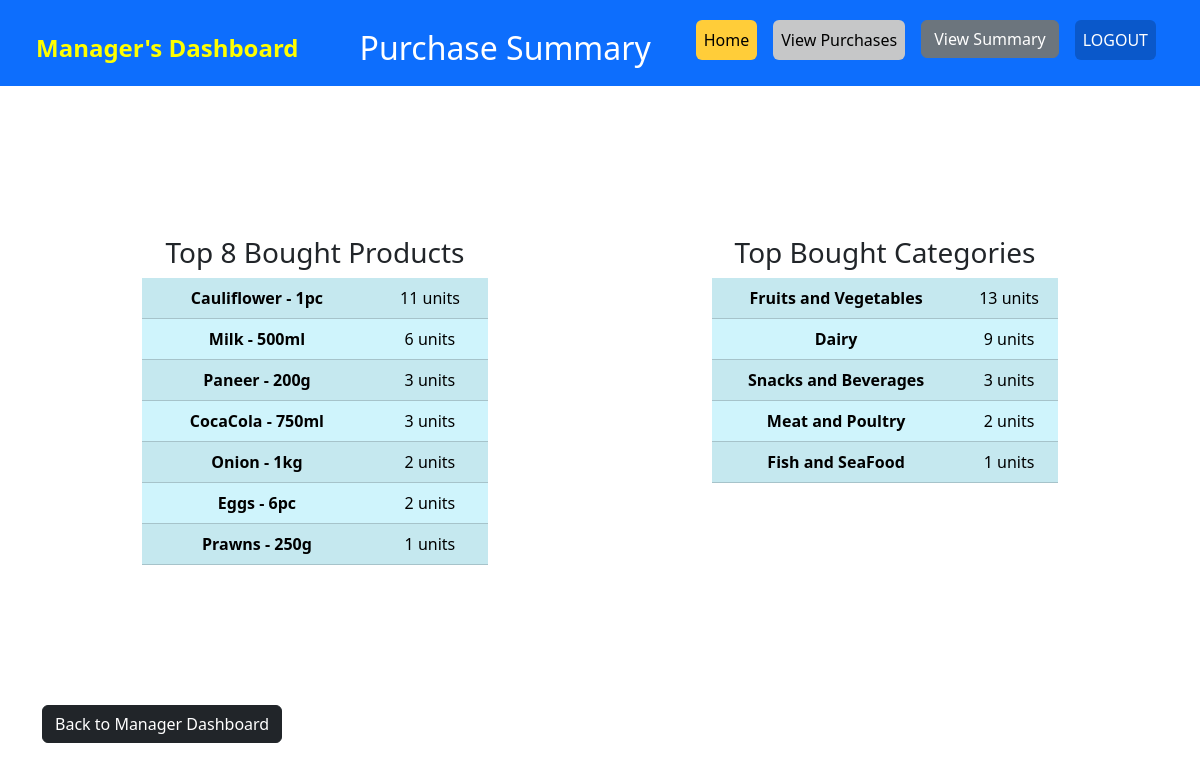
/manager/summary/5 (signed in), run on the app's committed database.
### main.py (models this page shows)
class PurchaseBill(db.Model):
    __tablename__='purchase_bill'
    sl_no = db.Column(db.Integer, primary_key=True, autoincrement=True, unique=True, nullable=False)
    bill_id = db.Column(db.Integer, db.ForeignKey("purchase_total.bill_id"), nullable=False)
    category_id = db.Column(db.Integer, db.ForeignKey("items.category_id"), nullable=False)
    item_name = db.Column(db.String, db.ForeignKey("cart.item_name"), nullable=False)
    price = db.Column(db.Integer, db.ForeignKey("cart.price"), nullable=False)
    quantity = db.Column(db.Integer, db.ForeignKey("cart.quantity"), nullable=False)
    total_price = db.Column(db.Integer, db.ForeignKey("cart.total_price"), nullable=False)

class Category(db.Model):
    __tablename__ = 'category'
    category_id = db.Column(db.Integer, primary_key=True, autoincrement=True, nullable=False, unique=True)
    category_name = db.Column(db.String(40), nullable=False, unique=True)

### main.py (the view)
@app.route('/manager/summary/<int:managerid>')
@login_required
def summary(managerid):
    if current_user.id != managerid:
        return redirect(url_for('manager'))
    top_products = get_top_products(8)
    top_categories = get_top_categories()
    return render_template('summary.html', managerid=managerid, top_products=top_products, top_categories=top_categories)

### main.py (called while the page is built)
@login_manager.user_loader
def load_user(user_id):
    return User.query.get(int(user_id))

def get_top_products(limit):
    top_products = db.session.query(PurchaseBill.item_name, db.func.sum(PurchaseBill.quantity).label('total_quantity')).\
        group_by(PurchaseBill.item_name).\
        order_by(db.desc('total_quantity')).\
        limit(limit).all()
    return top_products

def get_top_categories():
    top_categories = db.session.query(Category.category_name, db.func.sum(PurchaseBill.quantity).label('total_quantity')).\
        join(Items, Items.category_id == Category.category_id).\
        join(PurchaseBill, PurchaseBill.item_name == Items.item_name).\
        group_by(Category.category_name).\
        order_by(db.desc('total_quantity')).all()
    return top_categories

### templates/summary.html (shortened to what this page needs)
<!DOCTYPE html>
<html lang="en">
<head>
    <link rel="stylesheet" href="https://cdn.jsdelivr.net/npm/bootstrap@5.3.1/dist/css/bootstrap.min.css">
</head>
<body>
<nav class="navbar navbar-expand-lg navbar-dark bg-primary" style="padding: 20px 0px 10px;">
    <div class="container-fluid">
        <a class="navbar-brand" href="#" style="font-size: 24px; color:yellow; padding-left: 24px;"><b>Manager's Dashboard</b></a>
        <div class="collapse navbar-collapse" id="navbarNav">
            <h2 class="d-flex mx-auto my-2 my-lg-0" align="center" style="color: white;">Purchase Summary</h2>
            <ul class="navbar-nav ml-auto">
                <li class="nav-item">
                    <a class="btn btn-warning nav-link active" href="/manager" style="color: black;">Home</a>
                </li>
                <li class="nav-item">
                    <a class="nav-link" href="#"></a>
                </li>
                <li class="nav-item">
                    <a class="btn btn-light mb-3 nav-link active" aria-current="page" href="{{ url_for('purchases', managerid=current_user.id) }}" style="color: black;">View Purchases</a>
                  </li>
                  <li class="nav-item">
                    <a class="nav-link" href="#"></a>
                </li>
                <li class="nav-item">
                    <a class="btn btn-secondary" href="#">View Summary</a>
                </li>
                <li class="nav-item">
                    <a class="nav-link" href="#"></a>
                </li>
                <li class="nav-item">
                  <a class="btn btn-primary mb-3 nav-link active" aria-current="page" href="/logout">LOGOUT</a>
                </li>
                <li class="nav-item">
                    <a class="nav-link" href="#"></a>
                </li>
                <li class="nav-item">
                    <a class="nav-link" href="#"></a>
                </li>
            </ul>
        </div>
    </div>
</nav>
    <div class="container" style="margin-top: 50px;">
        <div class="row">
            <div class="col" style="margin: 100px;">
                <h3 align="center">Top 8 Bought Products</h3>
                <table class="table table-info table-striped">
                    {% for product, quantity in top_products %}
                    <tr align="center">
                        <th>{{ product }}</th>
                        <td>{{ quantity }} units</td>
                    </tr>
                    {% endfor %}
                </table>
            </div>
            <div class="col" style="margin: 100px;">
                <h3 align="center">Top Bought Categories</h3>
                <table class="table table-info table-striped">
                    {% for category, quantity in top_categories %}
                    <tr align="center">
                        <th>{{ category }}</th>
                        <td>{{ quantity }} units</td>
                    </tr>
                    {% endfor %}
                </table>
            </div>
        </div>
    <br>
    <a class="btn btn-dark" href="{{ url_for('manager', managerid=managerid) }}">Back to Manager Dashboard</a>
    </div>
</body>
</html>

### data on the page
PurchaseBill: item_name "Paneer - 200g", bill "3"
PurchaseBill: item_name "CocaCola - 750ml", bill "3"
PurchaseBill: item_name "Onion - 1kg", quantity "2"
PurchaseBill: item_name "Eggs - 6pc", quantity "2"
PurchaseBill: item_name "Prawns - 250g", quantity "1"
Category: category_name "Fruits and Vegetables", quantity "13"
Category: category_name "Dairy", quantity "9"
Category: category_name "Snacks and Beverages", quantity "3"
Category: category_name "Meat and Poultry", quantity "2"
Category: category_name "Fish and SeaFood", quantity "1"

### other printed values
{{ product }} "Cauliflower - 1pc" "Milk - 500ml"
{{ quantity }} "11" "6"
